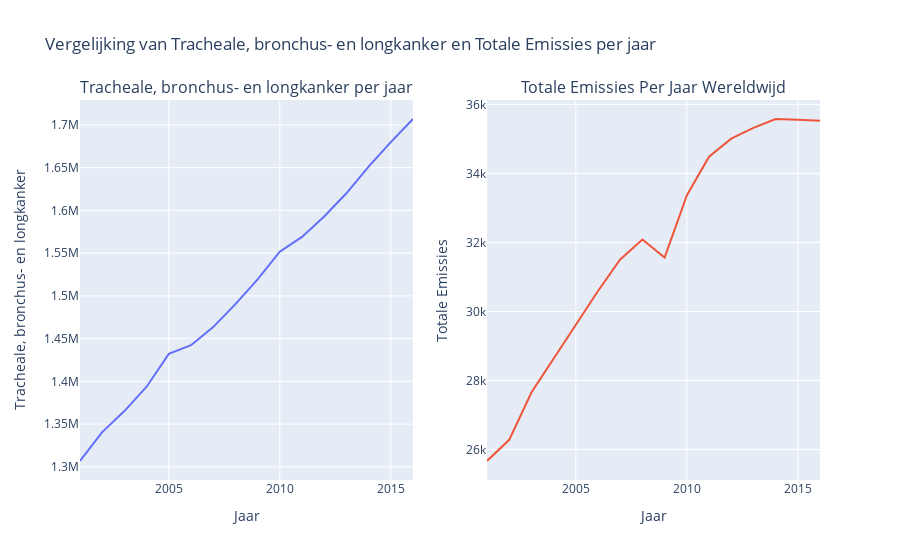

Here is the notebook cell this chart was saved with:
### Markdown cell above
## Fijnstof

Luchtvervuiling en met name fijnstof is een van de grootste veroorzakers van longkanker.

Luchtvervuiling en met name fijnstof, wat veroorzaakt wordt door onvolledige verbranding van fossiele brandstoffen (Cohen & Pope, 1995), is een grote veroorzaker van onder andere longkanker. In 2016 was met 19 procent van alle kanker-gerelateerde overlijdens TBL-kanker (Trachea, bronchiën en longkanker) de grootste doodsoorzaak onder alle kankersoorten (Safiri et al., 2021). De globale uitstoot stijgt, en met die uitstoot dus ook de uitstoot van fijnstof. Dit leidt tot een toename in TBL kanker, hieronder is een aantal grafieken neergezet die goed laten zien wat de uitstoot van fijnstof voor invloed heeft op TBL-kanker.

### Code cell
# importeer gecleande dataframes 
year_lung_cancer = pd.read_csv("csv/df/cancer_cleaned_data.csv")
year_total_emissions = pd.read_csv("csv/df/emissions_cleaned_data.csv")

# Create a subplot figure with 1 row and 2 columns
fig = make_subplots(rows=1, cols=2, subplot_titles=('Tracheale, bronchus- en longkanker per jaar', 'Totale Emissies Per Jaar Wereldwijd'))

# Add the lung cancer data trace to the first subplot
fig.add_trace(go.Scatter(x=year_lung_cancer['Year'], y=year_lung_cancer["Tracheal, bronchus, and lung cancer "],
                         mode='lines', name='Tracheale, bronchus- en longkanker'),
              row=1, col=1)

# Add the total emissions data trace to the second subplot
fig.add_trace(go.Scatter(x=year_total_emissions['Year'], y=year_total_emissions['Total'],
                         mode='lines', name='Totale Emissies'),
              row=1, col=2)

# Update the layout for the entire figure
fig.update_layout(
    title_text='Vergelijking van Tracheale, bronchus- en longkanker en Totale Emissies per jaar',
    showlegend=False
)

# Update x-axis and y-axis titles for each subplot
fig.update_xaxes(title_text='Jaar', row=1, col=1)
fig.update_yaxes(title_text='Tracheale, bronchus- en longkanker', row=1, col=1)
fig.update_xaxes(title_text='Jaar', row=1, col=2)
fig.update_yaxes(title_text='Totale Emissies', row=1, col=2)

# Show the plot
fig.show()

### Figure 1 — Plotly figure (JSON) as saved in the notebook; plotly's stock layout.template omitted (floating-point values rounded to 4 significant figures)
{"data": [{"mode": "lines", "name": "Tracheale, bronchus- en longkanker", "type": "scatter", "x": [2001, 2002, 2003, 2004, 2005, 2006, 2007, 2008, 2009, 2010, 2011, 2012, 2013, 2014, 2015, 2016], "xaxis": "x", "y": [1307000.0, 1341000.0, 1365000.0, 1394000.0, 1432000.0, 1442000.0, 1463000.0, 1490000.0, 1519000.0, 1552000.0, 1569000.0, 1593000.0, 1620000.0, 1651000.0, 1680000.0, 1707000.0], "yaxis": "y"}, {"mode": "lines", "name": "Totale Emissies", "type": "scatter", "x": [2001, 2002, 2003, 2004, 2005, 2006, 2007, 2008, 2009, 2010, 2011, 2012, 2013, 2014, 2015, 2016], "xaxis": "x2", "y": [25670.0, 26280.0, 27650.0, 28640.0, 29610.0, 30590.0, 31510.0, 32090.0, 31560.0, 33360.0, 34490.0, 35010.0, 35320.0, 35580.0, 35560.0, 35520.0], "yaxis": "y2"}], "layout": {"annotations": [{"font": {"size": 16}, "showarrow": false, "text": "Tracheale, bronchus- en longkanker per jaar", "x": 0.225, "xanchor": "center", "xref": "paper", "y": 1, "yanchor": "bottom", "yref": "paper"}, {"font": {"size": 16}, "showarrow": false, "text": "Totale Emissies Per Jaar Wereldwijd", "x": 0.775, "xanchor": "center", "xref": "paper", "y": 1, "yanchor": "bottom", "yref": "paper"}], "showlegend": false, "title": {"text": "Vergelijking van Tracheale, bronchus- en longkanker en Totale Emissies per jaar"}, "xaxis": {"anchor": "y", "domain": [0, 0.45], "title": {"text": "Jaar"}}, "xaxis2": {"anchor": "y2", "domain": [0.55, 1], "title": {"text": "Jaar"}}, "yaxis": {"anchor": "x", "domain": [0, 1], "title": {"text": "Tracheale, bronchus- en longkanker"}}, "yaxis2": {"anchor": "x2", "domain": [0, 1], "title": {"text": "Totale Emissies"}}}}
